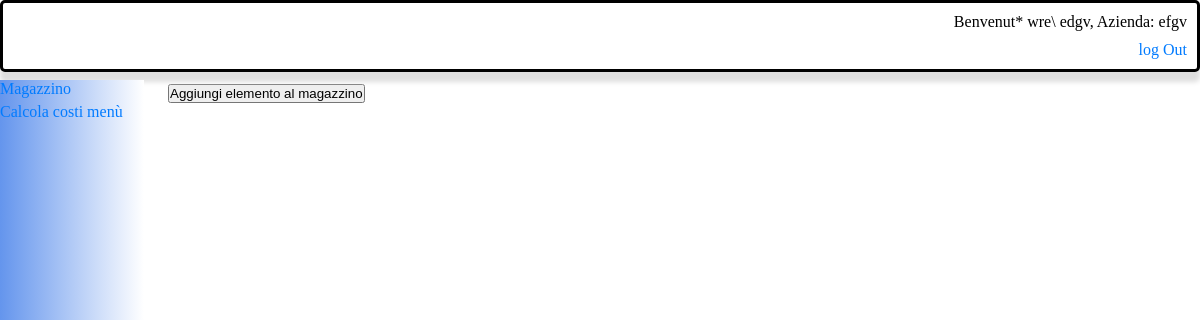
The page /magazzino (signed in) on the database its author committed.
### tables this page shows
CREATE TABLE utenti
(
    id_utente INTEGER PRIMARY KEY AUTOINCREMENT,
    nome TEXT,
    cognome TEXT,
    mail TEXT,
    compagnia TEXT,
    passwo VARCHAR[255] NOT NULL
    /*
    tabella che racchiude gli utenti iscritti al servizio e i loro dati

    id dell'utente'
    nome utente
    cognome utente
    mail dell'utente'
    azienda per cui lavora
    password criptata con hash


*/
);

### app.py (the view)
@app.route('/magazzino', methods=['POST', 'GET'])
def dashboardMagazzino():
    db=database.db()
    infoUtente=database.visualizza_tutti_piatti(db, 'utenti', session['userId'])
    return render_template('giacienzeMagazzino.html', infoUtente=infoUtente)

### query.py (called while the page is built)
    @staticmethod
    def db():
        DATABASE = 'piatti.db'
        db = getattr(g, '_database', None)
        if db is None:
            db = g._database = sqlite3.connect(DATABASE)
        return db

    @staticmethod
    def visualizza_tutti_piatti(db, tabella, idUte):
        cursore = db.cursor()
        if tabella == 'piatti':
            cursore.execute(f"SELECT * FROM {tabella} WHERE idUtente=?", (idUte,))
            piatti = cursore.fetchall()
        elif tabella == 'ingredienti':
            cursore.execute(f"SELECT * FROM {tabella} WHERE idUtente=?", (idUte,))
            piatti = cursore.fetchall()
        elif tabella == 'utenti':
            cursore.execute(f"SELECT * FROM {tabella} WHERE id_utente=?", (idUte,))
            piatti = cursore.fetchone()
        elif tabella=='oggetti':
            cursore.execute(f"SELECT * FROM {tabella} WHERE idUtente=?", (idUte,))
            piatti = cursore.fetchall()
        return piatti

### templates/giacienzeMagazzino.html (shortened to what this page needs)
<!DOCTYPE html>
<html>
<head>
    <link type="text/css" rel="stylesheet" href="{{ url_for('static', filename='templates.css') }}" />
</head>
<body class="l1">
    <div class="info_ute">
        <div>
            <p>
                Benvenut* {{(infoUtente[1])}} {{(infoUtente[2])}}, Azienda: {{(infoUtente[4])}}
            </p>
            <div>
                <a href="{{(url_for('logOut'))}}">log Out</a>
            </div>
        </div>
    </div>
    <nav class="navLaterale">
        <ul>
            <li><a href="{{(url_for('dashboardMagazzino'))}}">Magazzino</a></li>
            <li><a href="{{(url_for('calcolaTot'))}}">Calcola costi menù</a></li>
        </ul>
    </nav>
    <div class="container">
        <div class="menu1">
                <button class="buttonButton" data-target="#buttonButton">Aggiungi elemento al magazzino</button>
        </div>
    </div>
</body>
</html>

### static/templates.css (style rules this page uses)
* { margin: 0; padding: 0; box-sizing:border-box; }
.navLaterale { width: 12%; background: linear-gradient(to right, cornflowerblue, white); color: white; overflow-y: auto; position: fixed; bottom: 0; height: 90%; transition: left 0.3s ease; z-index: 1000; }
.container { margin-left: 12%; padding: 2%; width: calc(100% - 12%); overflow-y: auto; height: 100%; margin-top: 5%; }
.info_ute { background-color: #ffffff; padding: 10px; border-radius: 5px; margin-bottom: 20px; border-bottom: 3px; border: solid; box-shadow: 0px 10px 5px #dedede; -moz-box-shadow: 0px 10px 5px #dedede; -webkit-box-shadow: 0px 10px 5px #dedede; position: fixed; top: 0; width: 100%; z-index: 1000; text-align:right; }
p { margin-bottom: 10px; }
ul { margin-bottom: 10px; }
li { margin-bottom: 5px; }
a { color: #007bff; text-decoration: none; }

### rows shown on the page
utenti: nome "wre\\", cognome "edgv", compagnia "efgv"
